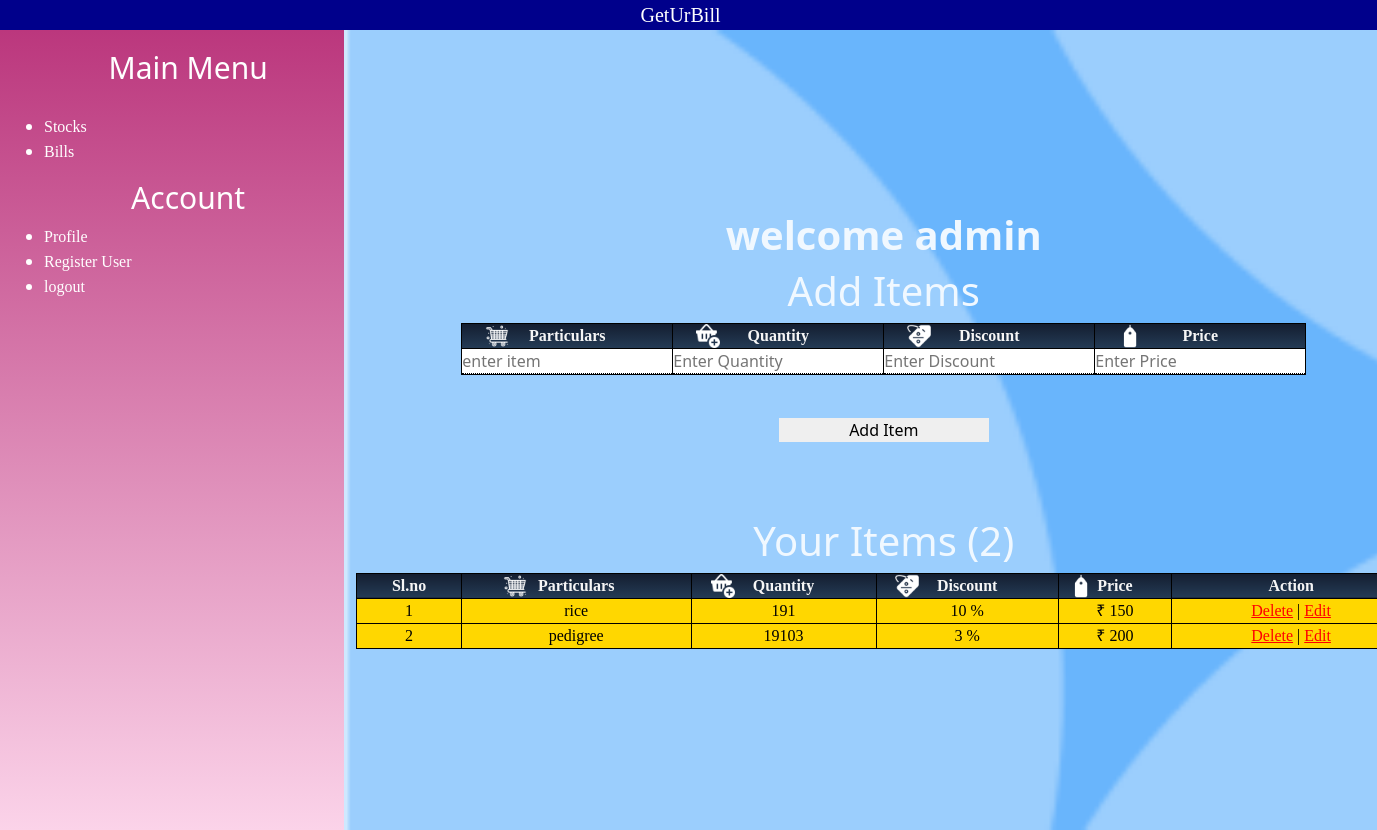
Before: /dashboard/ (signed in) with the older database file.
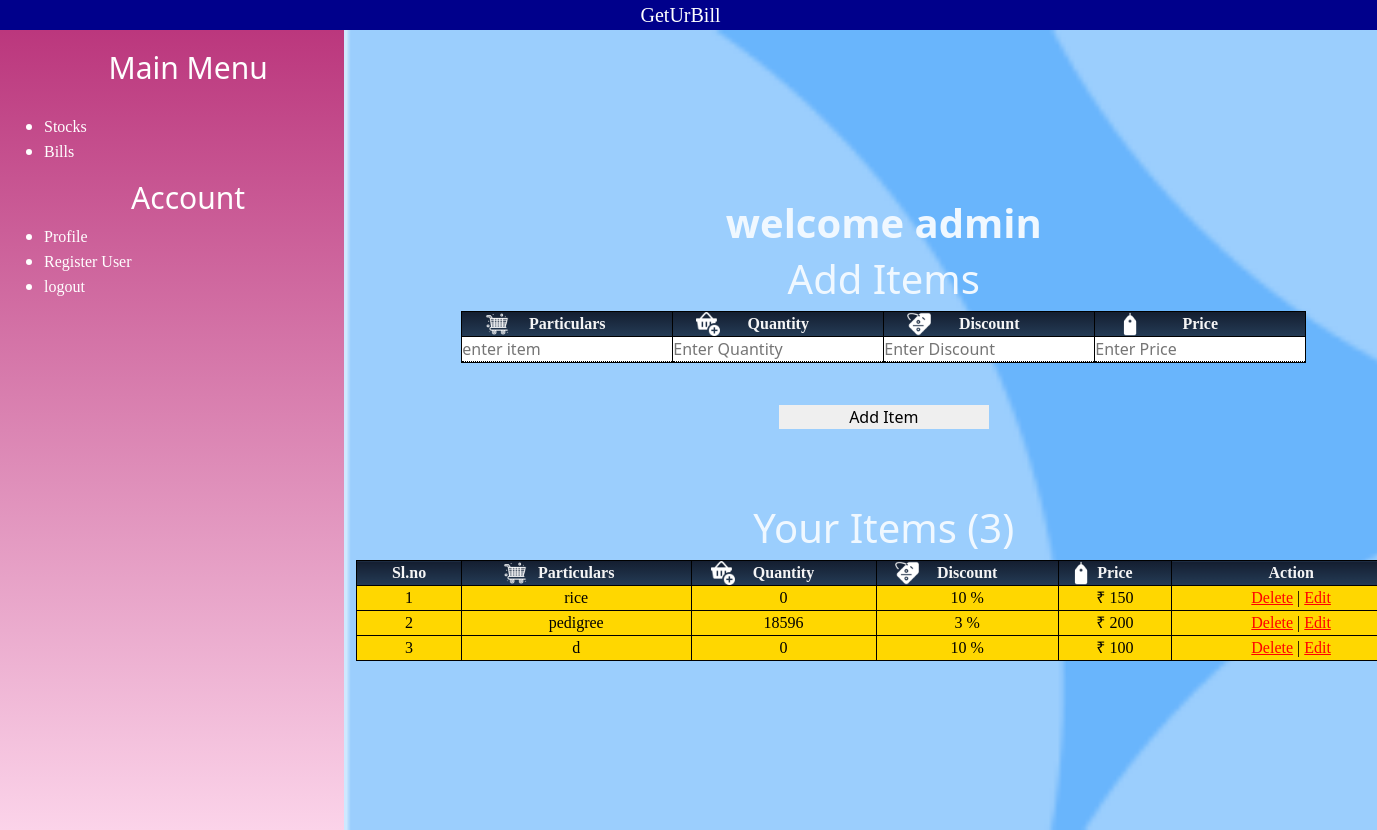
After: the same page with the newer database file.
### GetUrBill/models.py (models this page shows, shortened)
class Accounts(AbstractUser):
    username=None
    verification=models.BooleanField(default=False)
    phoneNumber=models.CharField (_('phone_number'),unique=True,max_length=10)
    shop_name=models.CharField(max_length=50)
    Address=models.TextField(default="")
    pincode=models.IntegerField(null=True)
    USERNAME_FIELD="phoneNumber"
    REQUIRED_FIELDS=["first_name","shop_name"]
    objects=CustomUserManager()

class Items(models.Model):
    item_id=models.BigAutoField(primary_key=True)
    user=models.ForeignKey(Accounts,on_delete=CASCADE)
    item_name=models.CharField(max_length=100)
    quantity=models.IntegerField(default=0)
    selling_price=models.IntegerField(default=0)
    discount=models.IntegerField(default=0)

### GetUrBill/views.py (the view, shortened to what this page needs)
# urls.py: path('dashboard/',views.dashboard),
@login_required
def dashboard(request):
    items=request.user.items_set.all()
    context={"i":items}
    return render(request ,"dashboard.html",context)

### templates/dashboard.html (shortened to what this page needs)
{% extends 'sidebar.html' %}
    {% block body %}
    <h1 class="text-center">
    <strong>welcome {{request.user.shop_name}}</strong></h1>
    <h1 class="text-center">Add Items</h1>
    <form action="/dashboard/" method="post" id="form" name="form" autocomplete="off">
    <div class="form-group" id="form-group">
        <table>
            <tr>
              <th>Particulars</th>
              <th>Quantity</th>
              <th>Discount</th>
              <th>Price</th>
            </tr>
            <tr>
                <td><input type="text" name="item_name"id="Particulars" placeholder="enter item" required></td>
                <td><input type="number" name="quantity" id="quantity" placeholder="Enter Quantity" required></td>
                <td><input type="number" name="discount" id="discount"placeholder="Enter Discount" required></td>
                <td><input type="number" name="price" id="price"placeholder="Enter Price" required></td>
            </tr>
          </table>
</div>
    <input type="submit" value="Add Item" id="add">
</form>
{% if i %}
<h1 class="text-center">Your Items ({{i.count}})</h1>
<div class="Item">
<table style="width:100%">
    <tr>
        <th>Sl.no</th>
      <th>Particulars</th>
      <th>Quantity</th>
      <th>Discount</th>
      <th>Price</th>
      <th>Action</th>
    </tr>
    {% for j in i %}
    <tr>
      <td>{{forloop.counter}}</td>
      <td>{{j.item_name}}</td>
      <td>{{j.quantity}}</td>
      <td>{{j.discount}} %</td>
      <td>₹ {{j.selling_price}}</td>
      <td><a href="/delete/{{j.item_id}}"onclick="load()">Delete</a> | <a href="/edit/{{j.item_id}}"onclick="load()">Edit</a></td>
    </tr>
    {% endfor %}
  </table>
</div>
   {% else %}
    <p class="text-center">You Do not have any Items.</p>
    {% endif %}
{% endblock body %}

### templates/sidebar.html (shortened to what this page needs)
<!DOCTYPE html>
<html lang="en">
<head>
    {% load static %}
    <link href="https://cdn.jsdelivr.net/npm/bootstrap@5.1.0/dist/css/bootstrap.min.css" rel="stylesheet">
    <link rel="stylesheet" href="{% static 'sidebar.css' %}">
    <link rel="stylesheet" href="{% static 'dashboard.css' %}">
</head>
<body>
    <div class=" text-center brand">
      <a class="navbar-brand " href="#">GetUrBill</a>
      <div>
    <section class="main">
    <div class="content">
<div class="row mx-0 ">
<div class="col-3 sidebar-div">
<ul class="Main Menu">
    <h1> Main Menu</h1>
     <li><a href="/dashboard/">Stocks</a></li>
     <li><a href="/bill/">Bills</a></li>
</ul>
<ul class="Account">
    <h1>Account</h1>
    <li><a href="/account/">Profile</a></li>
    {% if request.user.is_staff %}
    <li><a href="/register/">Register User</a></li>
    {% endif %}
    <li><button class="logout" onclick="logout()">logout</button></li>
</ul>
</div>
            <div class="col-9 load" id="load">
                {% block body %}
                {% endblock body %}
            </div>
        </div>
    </div>
</section>
</body>
</html>

### GetUrBill/static/sidebar.css (style rules this page uses)
* { margin: 0px; padding: 0px; }
body { width: 100%; }
.sidebar-div { background-image: linear-gradient(#BB377D, #FBD3E9); color: white; height: 100vh; }
.main { height: 100%; width: 100%; display: flex; flex-direction: column; flex-wrap: wrap; }
.sidebar-div li { text-align: left !important; }
.Main h1 { font-size: 30px; padding: 20px; }
.Account h1 { font-size: 30px; }
.sidebar-div a { text-decoration: none; color: white; }
.logout { background: transparent; border: none; color: white; font-family: 'Times New Roman'; }
.brand { margin:0px; padding: 0px; height: 30px; width:100%; background-color: darkblue; color: aliceblue; }
.navbar-brand { color: white; font-family: 'Lucida Sans'; }

### GetUrBill/static/dashboard.css (style rules this page uses)
.load { justify-content: center; display:flex; flex-direction: column; flex-wrap: wrap; align-items: center; background-image: url('registration.png'); background-repeat: none; background-size: cover; }
.form-group { color:black; width: inherit; display: flex; }
table { width: 100%; }
input { border:none; border-bottom: 1px dotted black; width: 210px; }
tr,td,th { border: 1px solid black; align-items: center; text-align: center; }
.Item { width: 1055px; display: flex; }
input[type="submit"] { border: none; margin: 5% auto; }
th { background-image: linear-gradient(180deg,#141e30, #243b55); font-family: 'Times New Roman'; color:whitesmoke; align-items: center; justify-content: center; }
a { color:red; font-family: 'Times New Roman'; }
.Item td { font-family: 'Times New Roman'; background-color: gold; color: black; }
.Item th:nth-child(2) { background: url('particulars.png'),linear-gradient(180deg,#141e30, #243b55); background-size: contain; align-items: left; background-position-x: 20%; justify-content: left; image-resolution: 225px; object-fit: contain; background-repeat: no-repeat; }
.Item th:nth-child(3) { background: url('quantity.png'),linear-gradient(180deg,#141e30, #243b55); background-size: contain; align-items: left; background-position-x: 12%; justify-content: left; image-resolution: 225px; object-fit: contain; background-repeat: no-repeat; }
.Item th:nth-child(4) { background: url('discount.png'),linear-gradient(180deg,#141e30, #243b55); background-size: contain; align-items: left; background-position-x: 12%; justify-content: left; image-resolution: 225px; object-fit: contain; background-repeat: no-repeat; }
.Item th:nth-child(5) { background: url('price.png'),linear-gradient(180deg,#141e30, #243b55); background-size: contain; align-items: left; background-position-x: 12%; justify-content: left; image-resolution: 225px; object-fit: contain; background-repeat: no-repeat; }
.form-group th:nth-child(1) { background: url('particulars.png'),linear-gradient(180deg,#141e30, #243b55); background-size: contain; align-items: left; background-position-x: 12%; justify-content: left; image-resolution: 225px; object-fit: contain; background-repeat: no-repeat; }
.form-group th:nth-child(2) { background: url('quantity.png'),linear-gradient(180deg,#141e30, #243b55); background-size: contain; align-items: left; background-position-x: 12%; justify-content: left; image-resolution: 225px; object-fit: contain; background-repeat: no-repeat; }
.form-group th:nth-child(3) { background: url('discount.png'),linear-gradient(180deg,#141e30, #243b55); background-size: contain; align-items: left; background-position-x: 12%; justify-content: left; image-resolution: 225px; object-fit: contain; background-repeat: no-repeat; }
.form-group th:nth-child(4) { background: url('price.png'),linear-gradient(180deg,#141e30, #243b55); background-size: contain; align-items: left; background-position-x: 12%; justify-content: left; image-resolution: 225px; object-fit: contain; background-repeat: no-repeat; }

Changed rows visible on the page:
changed Items "rice": quantity "191" → "0"
changed Items "pedigree": quantity "19103" → "18596"
added Items: item_name "d", quantity "0", discount "10", selling_price "100"
Other visible differences:
{{ i.count }}: "2" → "3"
